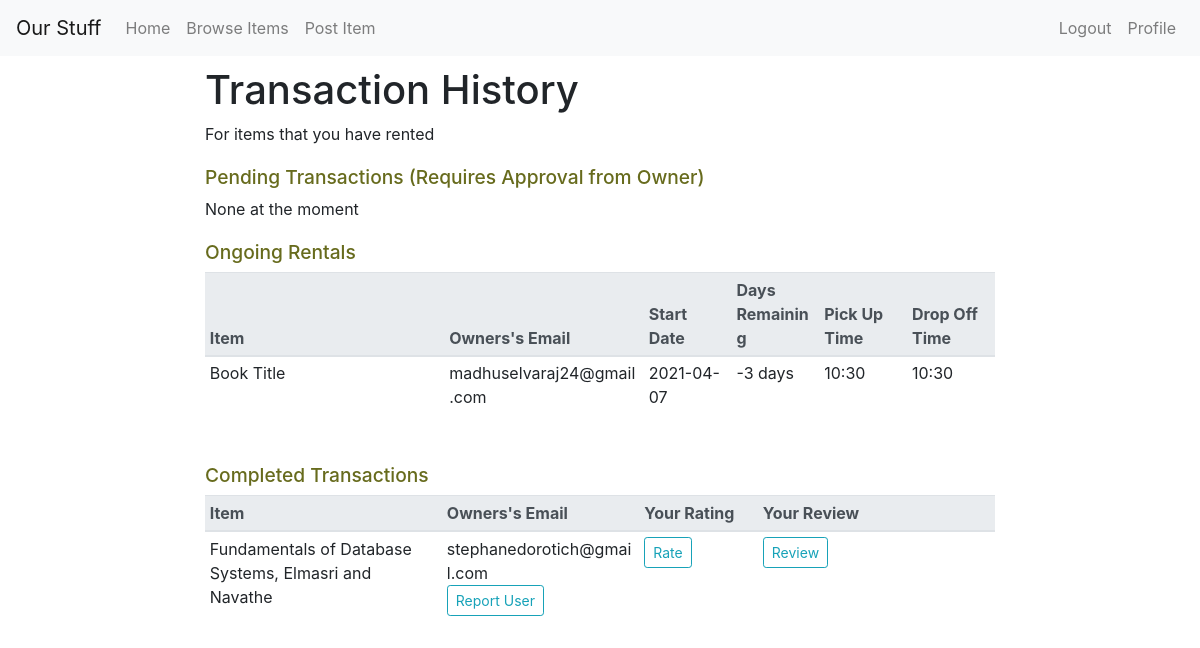
Screenshot of /profile/renter/transactions/all (signed in) with the database file from the repository.
### tables this page shows
CREATE TABLE RENTAL
(
    tID				INTEGER		PRIMARY KEY,
    Renter_email	TEXT		NOT NULL,
    Owner_email		TEXT		NOT NULL,
    Item_title		TEXT		NOT NULL,
    Start_date		TEXT		NOT NULL,
    Duration		INTEGER		NOT NULL,
    Pick_up_time	TEXT		NOT NULL,
    Drop_off_time	TEXT		NOT NULL,
    Type			TEXT		NOT NULL,
    Rating			INTEGER     DEFAULT NULL,
    Review			TEXT        DEFAULT NULL,
    CONSTRAINT
        RENTER_FK FOREIGN KEY (Renter_email) REFERENCES USER(Email)
            ON DELETE SET NULL       ON UPDATE CASCADE,
    CONSTRAINT
        OWNER_FK FOREIGN KEY (Owner_email) REFERENCES USER(Email)
            ON DELETE SET NULL      ON UPDATE CASCADE,
    CONSTRAINT
        ITM_FK FOREIGN KEY (Item_title, Owner_email) REFERENCES ITEM(Title, Owner_email)
            ON DELETE SET NULL      ON UPDATE CASCADE
);

### OurStuff.py (the view, shortened to what this page needs)
@app.route('/profile/renter/transactions/all', methods = ['GET', 'POST'])
@login_required
def renterTransactions():
    db = get_db()
    cur = db.cursor()
    pending = cur.execute('SELECT * FROM RENTAL WHERE Renter_email=? AND Type=?', (g.user['Email'],'pending',)).fetchall() # not approved by owner
    booked = cur.execute('SELECT * FROM RENTAL WHERE Renter_email=? AND Type=?', (g.user['Email'],'booked',)).fetchall() # ongoing rental
    days_remaining = determineDaysRemaining(booked) # determine the number of days remaining for each booked rental
    complete = cur.execute('SELECT * FROM RENTAL WHERE Renter_email=? AND Type=?', (g.user['Email'],'complete',)).fetchall() # completed rental (item returned and owner has marked it as complete)
    if request.method == 'GET':
        if pending and booked and complete:
            return render_template('renterTransactions.html', pending = pending, booked = booked, days_remaining = days_remaining, complete = complete, zip=zip)
        elif pending and booked:
            return render_template('renterTransactions.html', pending = pending, booked = booked, days_remaining = days_remaining, zip=zip)
        elif pending and complete:
            return render_template('renterTransactions.html', pending = pending, complete = complete)
        elif booked and complete:
            return render_template('renterTransactions.html', booked = booked, days_remaining = days_remaining, complete = complete, zip=zip)
        elif pending:
            return render_template('renterTransactions.html', pending = pending)
        elif booked:
            return render_template('renterTransactions.html', booked = booked, days_remaining = days_remaining, zip=zip)
        elif complete:
            return render_template('renterTransactions.html', complete = complete)
        else:
            return render_template('renterTransactions.html')

### OurStuff.py (called while the page is built)
def determineDaysRemaining(booked):
    days_remaining=[]
    for r in booked:
        start = datetime.strptime(r[4], '%Y-%m-%d')
        today = datetime.now()
        diff = today - start
        remaining = r[5] - diff.days
        days_remaining.append(remaining)
    return days_remaining

### admin.py (called while the page is built)
@bp.before_app_request
def load_logged_in_admin():
    admin = session.get('admin')
    if admin is None:
        g.admin = None
    else:
        g.admin = get_db().execute(
            'SELECT * FROM ADMIN WHERE Admin_ID = ?', (admin,)
        ).fetchone()

### auth.py (called while the page is built)
@bp.before_app_request
def load_logged_in_user():
    user_id = session.get('user_id')
    if user_id is None:
        g.user = None
    else:
        g.user = get_db().execute(
            'SELECT * FROM user WHERE email = ?', (user_id,)
        ).fetchone()

def login_required(view):
    @functools.wraps(view)
    def wrapped_view(**kwargs):
        if g.user is None:
            flash("Please login or sign up to continue", "primary")
            return redirect(url_for('auth.login'))
        return view(**kwargs)
    return wrapped_view

### db.py (called while the page is built)
def get_db():
    if 'db' not in g:
        g.db = sqlite3.connect(db_name)
        g.db.row_factory = sqlite3.Row
    return g.db

### templates/renterTransactions.html (shortened to what this page needs)
{% extends "base.html" %}
{% block content %}
        <div class="row">
            <div class="col">
            </div>
            <div class="col-8">
              <h1 class="transaction-heading">Transaction History</h1>
              <h8>For items that you have rented</h8>
              <h6>Pending Transactions (Requires Approval from Owner)</h6>
              {% if pending%}
                <table class="table table-sm transaction-table" width="100%">
                  <thead class="thead-light">
                    <tr>
                      <th scope="col" style="width:30%" >Item</th>
                      <th scope="col" style="width:25%">Owners's Email</th>
                      <th scope="col" style="width:11%">Start Date</th>
                      <th scope="col" style="width:11%">Duration</th>
                      <th scope="col" style="width:11%">Pick Up Time</th>
                      <th scope="col" style="width:11%">Drop Off Time</th>
                    </tr>
                  </thead>
                  <tbody>
                    {% for row in pending %}
                      <tr>
                        <td>{{row[3]}}</td>
                        <td>{{row[2]}}</td>
                        <td>{{row[4]}}</td>
                        <td>{{row[5]}} days</td>
                        <td>{{row[6]}}</td>
                        <td>{{row[7]}}</td>
                      </tr>
                    {% endfor %}
                  </tbody>
                </table>
              {% else %}
              <h8>None at the moment</h8>
              {% endif %}
              <h6>Ongoing Rentals</h6>
              {% if booked%}
                <table class="table table-sm transaction-table" width="100%">
                  <thead class="thead-light">
                    <tr>
                      <th scope="col" style="width:30%">Item</th>
                      <th scope="col" style="width:25%">Owners's Email</th>
                      <th scope="col" style="width:11%">Start Date</th>
                      <th scope="col" style="width:11%">Days Remaining</th>
                      <th scope="col" style="width:11%">Pick Up Time</th>
                      <th scope="col" style="width:11%">Drop Off Time</th>
                    </tr>
                  </thead>
                  <tbody>
                    {% for (row, i) in zip(booked,days_remaining) %}
                      <tr>
                        <td>{{row[3]}}</td>
                        <td>{{row[2]}}</td>
                        <td>{{row[4]}}</td>
                        <td>{{i}} days</td>
                        <td>{{row[6]}}</td>
                        <td>{{row[7]}}</td>
                      </tr>
                    {% endfor %}
                  </tbody>
                </table>
              {% else %}
              <h8>None at the moment</h8>
              {% endif %}
              <h6>Completed Transactions</h6>
              {% if complete%}
                <table class="table table-sm transaction-table" width="100%">
                  <thead class="thead-light">
                    <tr>
                      <th scope="col" style="width:30%" >Item</th>
                      <th scope="col" style="width:25%">Owners's Email</th>
                      <th scope="col" style="width:15%">Your Rating</th>
                      <th scope="col" style="width:30%">Your Review</th>
                    </tr>
                  </thead>
                  <tbody>
                    {% for row in complete %}
                      <tr>
                        <td>{{row[3]}}</td>
                        <td>
                          <span>{{row[2]}}</span> <br>
                          <span><a type="submit" class="btn btn-outline-info btn-sm float-left" href="/profile/renter/report/{{row[2]}}">Report User</a></span>
                        </td>
                        {% if row[9] != None%}
                          <td id="rating">{{row[9]}}</td>
                        {% else %}
                          <td>
                            <button type="button" class="btn btn-outline-info btn-sm" data-toggle="modal" data-target="#rateModal">Rate</button>
                          </td>
                        {% endif %}
                        {% if row[10] != None%}
                          <td>{{row[10]}}</td>
                        {% else %}
                          <td>
                            <button type="button" class="btn btn-outline-info btn-sm" data-toggle="modal" data-target="#reviewModal">Review</button>
                          </td>
                        {% endif %}
                      </tr>
                    {% endfor %}
                  </tbody>
                </table>
              {% else %}
              <h8>None at the moment</h8>
              {% endif %}
            </div>
            <div class="col">
            </div>
        </div>
{% endblock content%}

### static/custom.css (style rules this page uses)
h1 { padding-top: 10px; padding-bottom: 20px; }
.transaction-heading { padding-top: 10px; padding-bottom: 0px; }
h6 { padding-top: 20px; color: #676b1d; font-size: 120% !important; }
.transaction-table { table-layout: fixed; overflow-wrap: break-word; word-wrap:break-word; margin-bottom: 30px; }

### rows the page displays
RENTAL: Item_title "Book Title", Owner_email "madhuselvaraj24@gmail.com", Start_date "2021-04-07", i "-3", Pick_up_time "10:30", Drop_off_time "10:30"
RENTAL: Item_title "Fundamentals of Database Systems, Elmasri and Navathe", Owner_email "stephanedorotich@gmail.com"
